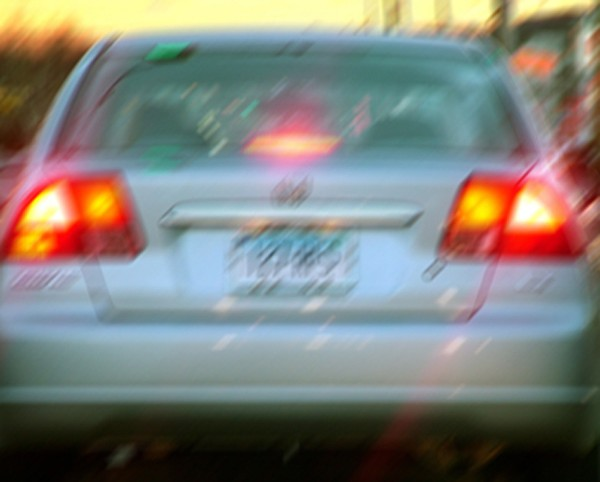
//> input picture Resources/licenseplate_motion.jpg, 600 x 482 px
$ ./main ../../../Resources/licenseplate_motion.jpg   (built with g++ and OpenCV 4)
//> lines starting //> are read from the running program, lines starting //| are printed output that depends on the picture
/*
 * A program to calculate
 * the feature points in
 * blurred images based on:
 *
 * Hiroshi Kano, Haruo Hatanaka, Shimpei Fukumoto and Haruhiko Murata
 * "Motion blur estimation of handheld camera using regular- and short-exposure
 * image pair" 2009 16th IEEE International Conference on Image Processing
 * (ICIP), 7-10 Nov. 2009, Cairo pp. 1317 - 1320
 *
 * Created by Vladislav Antonov
 * 19 March 2012
 */

#include <iostream>
#include <opencv2/core/core.hpp>
#include <opencv2/core/mat.hpp>
#include <opencv2/highgui/highgui.hpp>
#include <opencv2/imgproc/imgproc.hpp>

using namespace std;

int main(int argc, char *argv[]) {
  // initial two images
  cv::Mat img, imgi;
  // temporal images
  cv::Mat img1, img2, img3, img4;
  double mn, mx;  // minimal and maximal values

  // loads initial image
  if (argc == 2) {
    if (!(imgi = cv::imread(argv[1], cv::IMREAD_GRAYSCALE)).empty()) {
      img = cv::Mat(cv::Size(imgi.cols, imgi.rows), CV_32FC1);
      float sca;  // value to rescale image to float
      switch (imgi.depth()) {
        case CV_8U:
          sca = 255;
          break;

        case CV_16U:
          sca = 65535;
          break;

        case CV_32S:
          sca = 4294967295;
          break;

        default:  // unknown depth, program should go on
          sca = 1.0;
      }
      imgi.convertTo(img, CV_32F, 1.0 / sca);
    } else {
      cout << '\n' << argv[1] << " couldn't be opened.\n";
      return 0;
    }

  } else {
    cout << "\nA program to calculate the feature points in blurred images "
            "based on:\n";
    cout << " Hiroshi Kano, Haruo Hatanaka, Shimpei Fukumoto and Haruhiko "
            "Murata\n";
    cout << "\"Motion blur estimation of handheld camera using regular- and "
            "short-exposure image pair\"\n";
    cout << "2009 16th IEEE International Conference on Image Processing "
            "(ICIP), 7-10 Nov. 2009, Cairo \n";
    cout << "pp. 1317 - 1320 \n\n";
    cout << "Usage: " << argv[0] << "  <initial_image>\n";
    return 0;
  }

  img1 = img.clone();
  img2 = img.clone();
  img3 = img.clone();
  img4 = img.clone();

  // Horizontal edges
  cv::Sobel(img, img1, -1, 1, 0, 5);

  // Vertical edges
  cv::Sobel(img, img2, -1, 0, 1, 5);

  // their differences
  cv::subtract(img1, img2, img3);
  cv::subtract(img2, img1, img4);

  // smooth them for noise reduction
  cv::blur(img3, img1, cv::Size(5, 5));
  cv::blur(img4, img2, cv::Size(5, 5));

  // multiply
  cv::multiply(img1, img2, img4);

  // caclulate min and max
  float kmin = 0, kmax = 0;
  for (int row = 0; row < img4.rows; row++) {
    for (int col = 0; col < img4.cols; col++) {
      float val1 = ((float *)(img4.data + row * img4.step))[col];
      if (val1 > kmax) kmax = val1;
      if (val1 < kmin) kmin = val1;
    }
  }

  // map values in [0:1]
  for (int row = 0; row < img4.rows; row++) {
    for (int col = 0; col < img4.cols; col++) {
      float val1 = ((float *)(img4.data + row * img4.step))[col];
      ((float *)(img4.data + row * img4.step))[col] =
          1 - (val1 - kmin) / (kmax - kmin);
    }
  }

  // image window control
  int IMG_WIN;

  if ((img1.cols > 1080) || (img1.rows > 720))
    IMG_WIN = 0;
  else
    IMG_WIN = cv::WINDOW_AUTOSIZE;

  // displays image
  cv::namedWindow("Initial", IMG_WIN);
  cv::imshow("Initial", img);
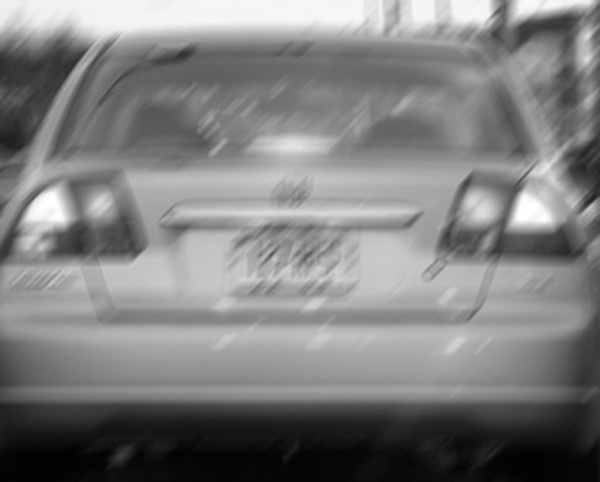
//> window 'Initial': 482 rows x 600 cols, CV_8UC1; min 0, max 255, mean 126.2
  cv::namedWindow("Features", IMG_WIN);

  if (IMG_WIN == cv::WINDOW_NORMAL) {
    cv::resizeWindow("Initial", 1080, 720);
    cv::resizeWindow("Features", 1080, 720);
  }

  // show them
  cv::imshow("Features", img4);
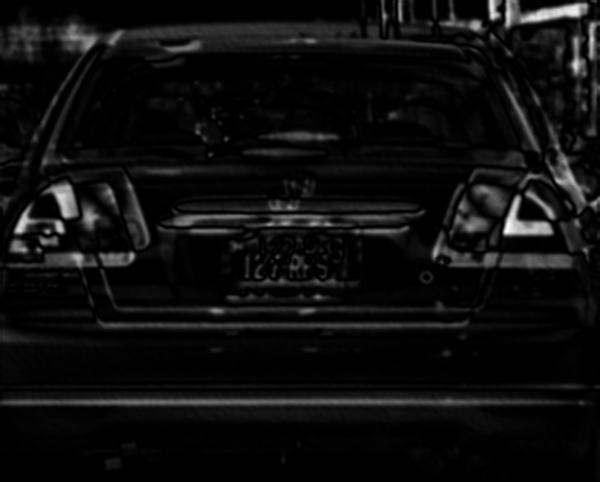
//> window 'Features': 482 rows x 600 cols, CV_8UC1; min 0, max 255, mean 14.2

  cout << "\nPress \"S\" to save the feature image.\n";

  while (1)  // wait till ESC is pressed
  {
    char c = cv::waitKey(0);
//> the Esc key is pressed
    if (c == 27) break;
    if ((c == 's') || (c == 'S')) {
      img3 = img4;
      cv::imwrite("Features.tiff", img3);
    }
  }

  cv::destroyWindow("Initial");
  cv::destroyWindow("Features");

  return 0;
}
